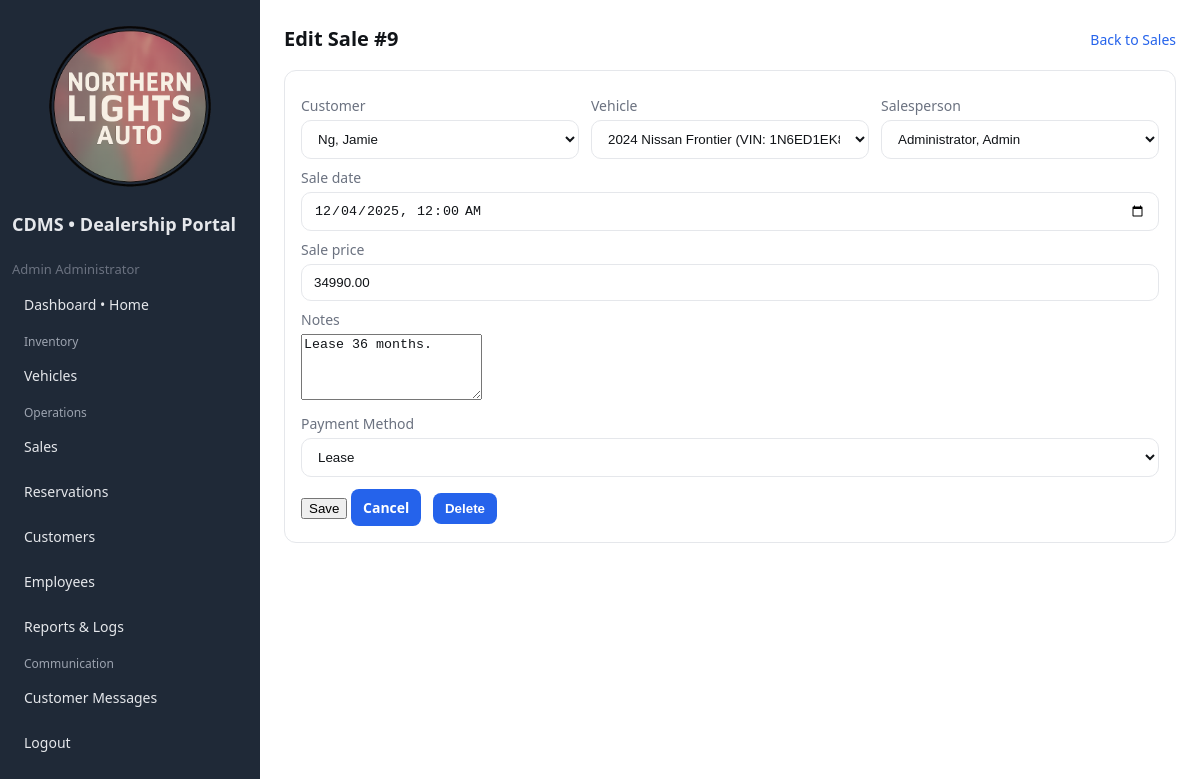
The app's page /public/sale_edit.php?id=9 (signed in) with its own data.
### tables this page shows
CREATE TABLE `sales` (
  `sale_id` int(11) NOT NULL,
  `vehicle_id` int(11) NOT NULL,
  `customer_id` int(11) NOT NULL,
  `employee_id` int(11) NOT NULL,
  `sale_price` decimal(10,2) NOT NULL,
  `sale_date` date NOT NULL DEFAULT curdate(),
  `payment_method` enum('cash','finance','lease','other') NOT NULL DEFAULT 'finance',
  `notes` varchar(500) DEFAULT NULL,
  `created_at` timestamp NOT NULL DEFAULT current_timestamp(),
  `updated_at` timestamp NOT NULL DEFAULT current_timestamp() ON UPDATE current_timestamp()
);

CREATE TABLE `customers` (
  `customer_id` int(11) NOT NULL,
  `first_name` varchar(50) NOT NULL,
  `last_name` varchar(50) NOT NULL,
  `email` varchar(120) NOT NULL,
  `phone` varchar(30) DEFAULT NULL,
  `address_line1` varchar(120) DEFAULT NULL,
  `address_line2` varchar(120) DEFAULT NULL,
  `city` varchar(80) DEFAULT NULL,
  `state_province` varchar(80) DEFAULT NULL,
  `postal_code` varchar(20) DEFAULT NULL,
  `created_at` timestamp NOT NULL DEFAULT current_timestamp(),
  `updated_at` timestamp NOT NULL DEFAULT current_timestamp() ON UPDATE current_timestamp(),
  `password_hash` varchar(255) DEFAULT NULL
);

CREATE TABLE `vehicles` (
  `vehicle_id` int(11) NOT NULL,
  `vin` char(17) NOT NULL,
  `make` varchar(50) NOT NULL,
  `model` varchar(50) NOT NULL,
  `trim` varchar(50) DEFAULT NULL,
  `model_year` year(4) NOT NULL,
  `color` varchar(40) DEFAULT NULL,
  `body_style` varchar(40) DEFAULT NULL,
  `transmission` varchar(40) DEFAULT NULL,
  `fuel_type` varchar(40) DEFAULT NULL,
  `mileage` int(11) DEFAULT 0,
  `price` decimal(10,2) NOT NULL,
  `image_url` varchar(255) DEFAULT NULL,
  `status` enum('available','reserved','sold') NOT NULL DEFAULT 'available',
  `image_filename` varchar(255) DEFAULT NULL,
  `location` varchar(80) DEFAULT NULL,
  `listed_at` date NOT NULL DEFAULT curdate(),
  `created_at` timestamp NOT NULL DEFAULT current_timestamp(),
  `updated_at` timestamp NOT NULL DEFAULT current_timestamp() ON UPDATE current_timestamp()
);

CREATE TABLE `employees` (
  `employee_id` int(11) NOT NULL,
  `first_name` varchar(50) NOT NULL,
  `last_name` varchar(50) NOT NULL,
  `email` varchar(120) NOT NULL,
  `password_hash` varchar(100) DEFAULT NULL,
  `phone` varchar(30) DEFAULT NULL,
  `role` enum('sales','manager','admin') NOT NULL DEFAULT 'sales',
  `hire_date` date NOT NULL DEFAULT curdate(),
  `is_active` tinyint(1) NOT NULL DEFAULT 1,
  `created_at` timestamp NOT NULL DEFAULT current_timestamp(),
  `updated_at` timestamp NOT NULL DEFAULT current_timestamp() ON UPDATE current_timestamp()
);

### lib/helpers.php (called while the page is built, shortened)
<?php
function e($string)
{
    return htmlspecialchars($string, ENT_QUOTES, 'UTF-8');
}

### lib/auth.php (called while the page is built, shortened)
<?php
function auth_user(): ?array
{
    return $_SESSION['user'] ?? null;
}

### public/sale_edit.php (the view, shortened to what this page needs)
<?php
$u = auth_user();
$is_manager_or_admin = isset($u['role']) && in_array($u['role'], ['admin','manager'], true);
$pdo = DB::conn();
$id = (int)($_GET['id'] ?? 0);
$st = $pdo->prepare('SELECT * FROM sales WHERE sale_id = ? LIMIT 1');
$st->execute([$id]);
$sale = $st->fetch(PDO::FETCH_ASSOC);
$customers = $pdo->query('SELECT customer_id, first_name, last_name FROM customers ORDER BY last_name, first_name')->fetchAll(PDO::FETCH_ASSOC);
$vehicles  = $pdo->query('SELECT vehicle_id, make, model, model_year, vin FROM vehicles ORDER BY model_year DESC, make, model')->fetchAll(PDO::FETCH_ASSOC);
$employees = $pdo->query('SELECT employee_id, first_name, last_name FROM employees WHERE is_active = 1 ORDER BY last_name, first_name')->fetchAll(PDO::FETCH_ASSOC);
?>
<!doctype html>
<html>
<head>
    <?php include __DIR__ . '/../includes/header.php'; ?>
</head>
<body class="page-sales">
    <div class="layout">
        <?php include __DIR__ . '/_sidebar.php'; ?>
        <div class="content">
            <div class="header">
                <div class="title">Edit Sale #<?= (int)$id ?></div>
                <div class="right"><a href="<?= BASE_URL ?>/sales.php">Back to Sales</a></div>
            </div>
            <div class="card">
                <form method="post" class="form">
                    <div class="grid-3">
                        <div>
                            <label>Customer</label>
                            <select name="customer_id">
                                <?php foreach ($customers as $c): ?>
                                    <option value="<?= (int)$c['customer_id'] ?>" <?= ((int)($sale['customer_id'] ?? 0) === (int)$c['customer_id']) ? 'selected' : '' ?>><?= e($c['last_name'] . ', ' . $c['first_name']) ?></option>
                                <?php endforeach; ?>
                            </select>
                        </div>
                        <div>
                            <label>Vehicle</label>
                            <select name="vehicle_id">
                                <?php foreach ($vehicles as $v): ?>
                                    <option value="<?= (int)$v['vehicle_id'] ?>" <?= ((int)($sale['vehicle_id'] ?? 0) === (int)$v['vehicle_id']) ? 'selected' : '' ?>><?= e(trim(($v['model_year'] ? $v['model_year'] . ' ' : '') . $v['make'] . ' ' . $v['model'] . ' (VIN: ' . $v['vin'] . ')')) ?></option>
                                <?php endforeach; ?>
                            </select>
                        </div>
                        <div>
                            <label>Salesperson</label>
                            <select name="employee_id">
                                <?php foreach ($employees as $emp): ?>
                                    <option value="<?= (int)$emp['employee_id'] ?>" <?= ((int)($sale['employee_id'] ?? 0) === (int)$emp['employee_id']) ? 'selected' : '' ?>><?= e($emp['last_name'] . ', ' . $emp['first_name']) ?></option>
                                <?php endforeach; ?>
                            </select>
                        </div>
                    </div>
                    <div class="grid-2">
                        <div>
                            <label>Sale date</label>
                            <input type="datetime-local" name="sale_date" value="<?= e(date('Y-m-d\TH:i', strtotime($sale['sale_date'] ?? ''))) ?>">
                        </div>
                        <div>
                            <label>Sale price</label>
                            <input type="number" step="0.01" name="sale_price" value="<?= e($sale['sale_price'] ?? '') ?>">
                        </div>
                    </div>
                    <?php
                    $cols = $pdo->query('SHOW COLUMNS FROM sales')->fetchAll(PDO::FETCH_COLUMN);
                    $hasNotes = in_array('notes', $cols, true);
                    $hasPayment = in_array('payment_method', $cols, true);
                    ?>
                    <?php if ($hasNotes): ?>
                        <label>Notes</label>
                        <textarea name="notes" rows="4"><?= e($_POST['notes'] ?? $sale['notes'] ?? '') ?></textarea>
                    <?php endif; ?>
                    <?php if ($hasPayment):
                        $currMethod = $_POST['payment_method'] ?? $sale['payment_method'] ?? 'finance';
                    ?>
                        <label>Payment Method</label>
                        <select name="payment_method">
                            <?php foreach (['cash','finance','lease','other'] as $m): ?>
                                <option value="<?= $m ?>" <?= ($currMethod === $m) ? 'selected' : '' ?>><?= ucfirst($m) ?></option>
                            <?php endforeach; ?>
                        </select>
                    <?php endif; ?>
                    <div class="mt-12">
                        <button>Save</button>
                        <a class="btn secondary" href="<?= BASE_URL ?>/sales.php">Cancel</a>
                        <?php if ($is_manager_or_admin): ?>
                            <button type="button" id="deleteBtn" class="btn secondary" style="margin-left:8px;">Delete</button>
                        <?php endif; ?>
                    </div>
                </form>
            </div>
        </div>
    </div>
</body>
</html>

### public/assets/style.css (style rules this page uses)
:root { --bg: #ffffff; --sidebar-width: 260px; --text: #111418; --muted: #6b7280; --accent: #2563eb; --accent-hover: #1d4ed8; --sidebar: #1f2937; --sidebar-text: #e5e7eb; --sidebar-active: #111827; --border: #e5e7eb; --table-stripe: #f8fafc; --card-bg: #ffffff; --card-hover: #f8fafc; --input-bg: #ffffff; --table-head-bg: #f3f4f6; --button-text: #ffffff; }
* { box-sizing: border-box }
html, body { height: 100% }
body { margin: 0; background: var(--bg); color: var(--text); font: 14px/1.5 system-ui, -apple-system, Segoe UI, Roboto, Ubuntu, Cantarell, Noto Sans, Helvetica, Arial, "Apple Color Emoji", "Segoe UI Emoji"; }
.layout { display: flex; min-height: 100vh }
.content { flex: 1; padding: 24px; }
.header { display: flex; justify-content: space-between; align-items: center; margin-bottom: 16px }
.header .title { font-size: 20px; font-weight: 700 }
.header .right a { color: var(--accent); text-decoration: none }
.card { border: 1px solid var(--border); border-radius: 12px; padding: 16px; background: var(--card-bg) }
label { display: block; margin: 8px 0 4px; color: var(--muted) }
input, select { width: 100%; padding: 10px 12px; border: 1px solid var(--border); border-radius: 10px; background: var(--input-bg) }
input, select, textarea { color: var(--text); }
input::placeholder, textarea::placeholder { color: var(--muted); opacity: 1; }
.btn { display: inline-flex; align-items: center; gap: 8px; padding: 8px 12px; border-radius: 8px; border: 0; background: var(--accent) !important; color: var(--button-text) !important; text-decoration: none; cursor: pointer; font-weight: 600; }
.btn.secondary { background: var(--accent) !important; color: var(--button-text) !important; border: 0 !important; }
.btn.secondary { background: var(--card-bg); color: var(--text); border-color: var(--border); }
.grid-3 { display: grid; grid-template-columns: repeat(3, 1fr); gap: 12px }
.mt-12 { margin-top: 12px }

### records on screen
sales: customer_id "Ng, Jamie", vehicle_id "2024 Nissan Frontier (VIN: 1N6ED1EK8RN000157)", employee_id "Administrator, Admin", sale_date "12/04/2025 00:00", sale_price "34990.00", notes "Lease 36 months.", payment_method "Lease"

### other values on screen
$u['name'] "Admin Administrator"
$id "9"
